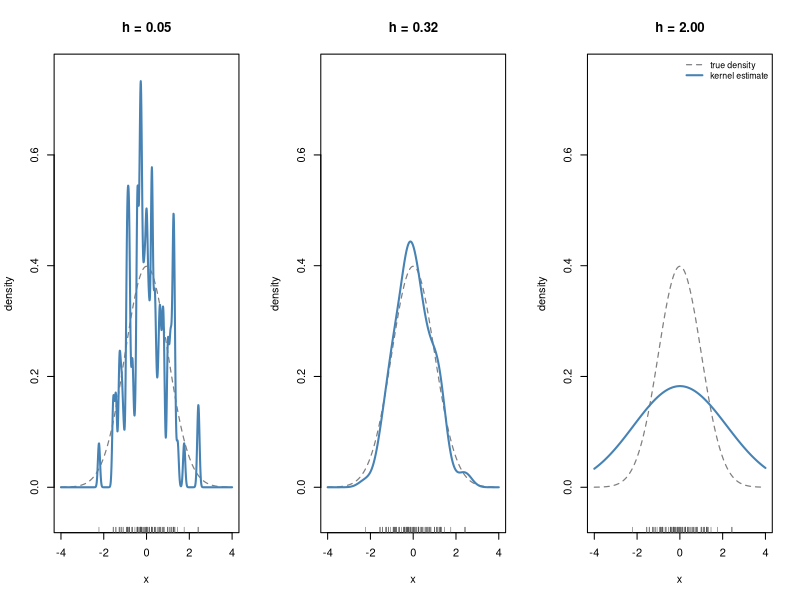

Source code (R):
# Gaussian kernel density estimates of an N(0, 1) sample for three bandwidths.
set.seed(0)
x <- rnorm(100)
grid <- seq(-4, 4, length.out = 801)
h_ref <- bw.nrd0(x)   # rule of thumb 0.9 * min(sd, IQR / 1.34) * n^(-1/5)

op <- par(mfrow = c(1, 3))
for (h in c(0.05, h_ref, 2.0)) {
  est <- density(x, bw = h, kernel = "gaussian", from = -4, to = 4, n = 801)
  plot(grid, dnorm(grid), type = "l", lty = 2, col = "grey50", lwd = 1.2,
       ylim = c(-0.05, 0.75), xlab = "x", ylab = "density", main = sprintf("h = %.2f", h))
  lines(est$x, est$y, col = "steelblue", lwd = 2)
  rug(x, col = "grey30")
}
legend("topright", bty = "n", cex = 0.8, legend = c("true density", "kernel estimate"),
       col = c("grey50", "steelblue"), lty = c(2, 1), lwd = c(1.2, 2))
par(op)
